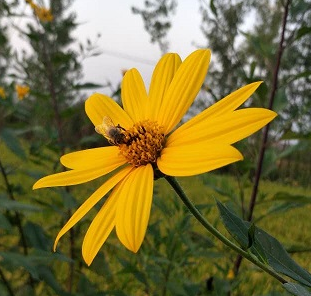
//> input picture book_images/bee.png, 311 x 296 px
$ ./myconvolutions   (built with g++ and OpenCV 4)
//> lines starting //> are read from the running program, lines starting //| are printed output that depends on the picture; after the words box and inside, x2 and y2 are one past the last pixel; in counts of white or black regions, pixels touching at a corner belong together
//> further down, image is the input picture: 296 rows x 311 cols, CV_8UC3; mean B, G, R 58.3, 113, 123.6
### chapter_five/convolution_ops.h
#pragma once
#include <opencv2/opencv.hpp>
#include <iostream>

using namespace cv;
using namespace std;

class ConvolutionDemo {
public:
	void custom_filter_demo(Mat &image);
	void conv_demo(Mat &image);
	void gaussian_blur_demo(Mat &image);
	void blur_demo(Mat &image);
	void gradient_demo(Mat &image);
	void edge_demo(Mat &image);
	void epf_demo(Mat &image);
	void denoise_demo(Mat &image);
	void sharpen_demo(Mat &image);
};

### chapter_five/myconvolutions.cpp
#include <opencv2/opencv.hpp>
#include <convolution_ops.h>
#include <iostream>

using namespace cv;
using namespace std;
string rootdir = "D:/opencv-4.8.0/opencv/book_images/";

// [115 lines left out: functions custom_filter_demo, conv_demo, gaussian_blur_demo, blur_demo, gradient_demo, edge_demo and 1 more, not called in this run]

void ConvolutionDemo::denoise_demo(Mat &image) {
	RNG rng(12345);
	int h = image.rows;
//> h = 296
	int w = image.cols;
//> w = 311
	int nums = 10000;
	Mat jynoise_img = image.clone();
	for (int i = 0; i < nums; i++) {
		int x = rng.uniform(0, w);
		int y = rng.uniform(0, h);
		if (i % 2 == 1) {
			jynoise_img.at<Vec3b>(y, x) = Vec3b(255, 255, 255);
		}
		else {
			jynoise_img.at<Vec3b>(y, x) = Vec3b(0, 0, 0);
		}
	}
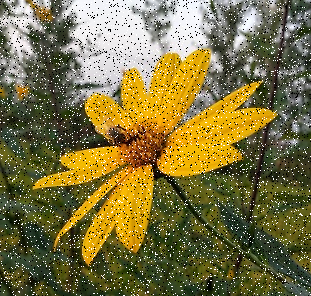
//> jynoise_img: 296 rows x 311 cols, CV_8UC3; 10.28% of pixels changed, all inside (x1, y1, x2, y2) = (0, 0, 311, 296)
	imshow("椒盐噪声", jynoise_img);

	Mat noise = Mat::zeros(image.size(), image.type());
	randn(noise, (15, 15, 15), (30, 30, 30));
	Mat dst;
	add(image, noise, dst);
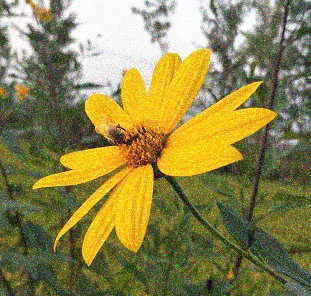
//> dst: 296 rows x 311 cols, CV_8UC3; mean B, G, R 78.2, 133, 141.8
	imshow("高斯噪声", dst);
	imwrite("D:/noisebee.png", dst);

	Mat median_denoise, mean_denoise;
	medianBlur(jynoise_img, median_denoise, 5);
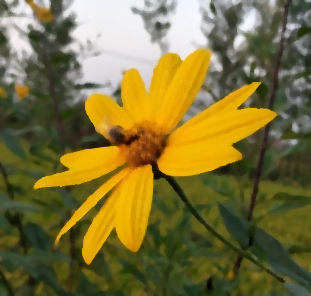
//> median_denoise: 296 rows x 311 cols, CV_8UC3; mean B, G, R 57.7, 113, 123.5
	blur(jynoise_img, mean_denoise, Size(5, 5));
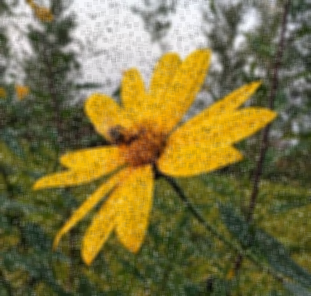
//> mean_denoise: 296 rows x 311 cols, CV_8UC3; mean B, G, R 65.5, 114.5, 124
	imshow("中值去噪-5x5", median_denoise);
	imshow("均值去噪-5x5", mean_denoise);
}

// [25 lines left out: function sharpen_demo, not called in this run]

int main(int argc, char** argv) {
	Mat image = imread(rootdir + "bee.png");
	imshow("输入图像", image);
	ConvolutionDemo conv_ops;
	conv_ops.denoise_demo(image);

	waitKey(0);
	return 0;
}

$ run again, with book_images/1024.png copied over book_images/bee.png
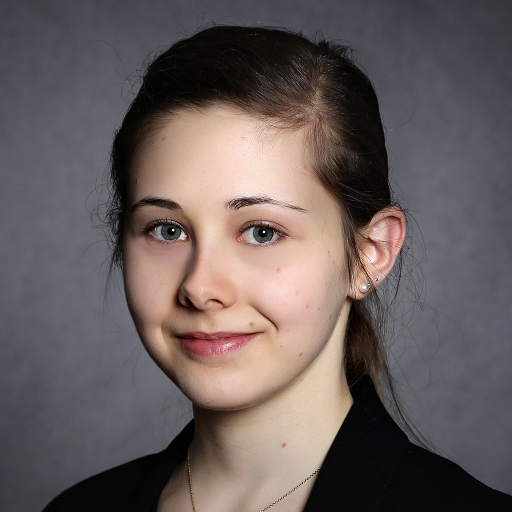
//> input picture book_images/1024.png, 512 x 512 px
//> image is the input picture: 512 rows x 512 cols, CV_8UC3; mean B, G, R 92.5, 93.4, 103.2
//> after the loop in denoise_demo, `for (int i = 0; i < nums; i++)`:
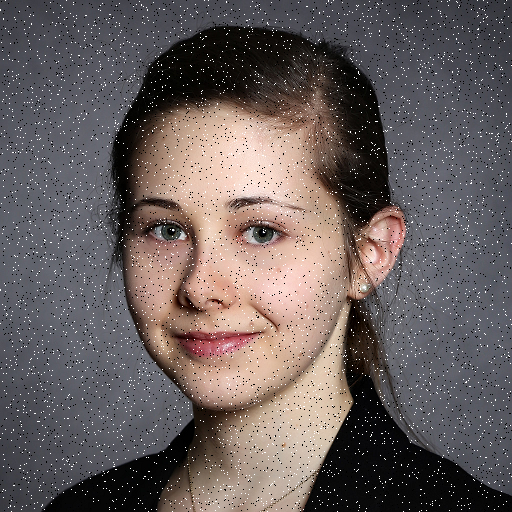
//> jynoise_img: 512 rows x 512 cols, CV_8UC3; 3.74% of pixels changed, all inside (x1, y1, x2, y2) = (0, 0, 512, 512)
//> in denoise_demo, `add(image, noise, dst);`:
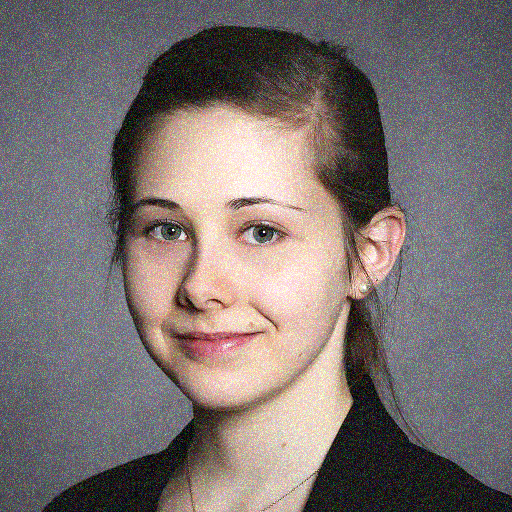
//> dst: 512 rows x 512 cols, CV_8UC3; mean B, G, R 113.4, 114.2, 123.2

$ run again, with book_images/baby.png copied over book_images/bee.png
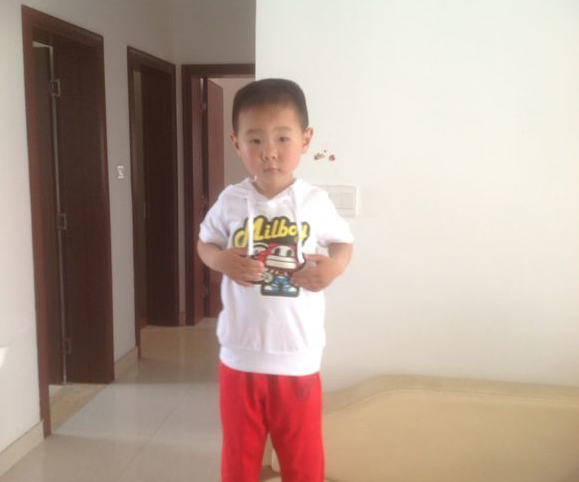
//> input picture book_images/baby.png, 579 x 482 px
//> image is the input picture: 482 rows x 579 cols, CV_8UC3; mean B, G, R 150, 161.6, 181.4
//> after the loop in denoise_demo, `for (int i = 0; i < nums; i++)`:
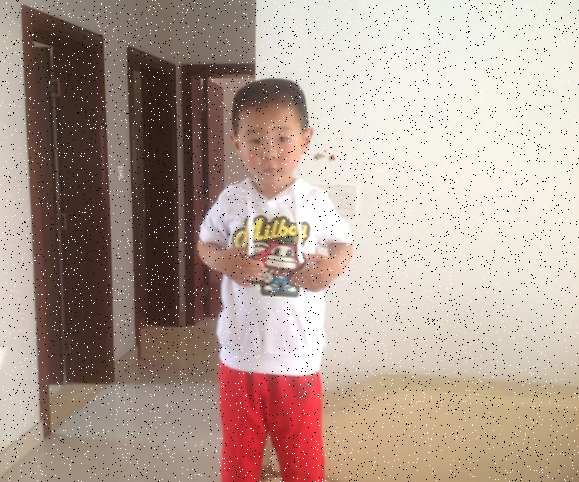
//> jynoise_img: 482 rows x 579 cols, CV_8UC3; 3.51% of pixels changed, all inside (x1, y1, x2, y2) = (0, 0, 579, 482)
//> in denoise_demo, `add(image, noise, dst);`:
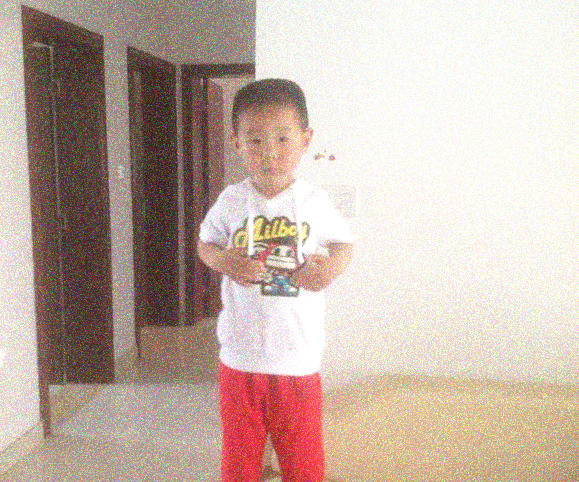
//> dst: 482 rows x 579 cols, CV_8UC3; mean B, G, R 168.1, 178.4, 197.3
